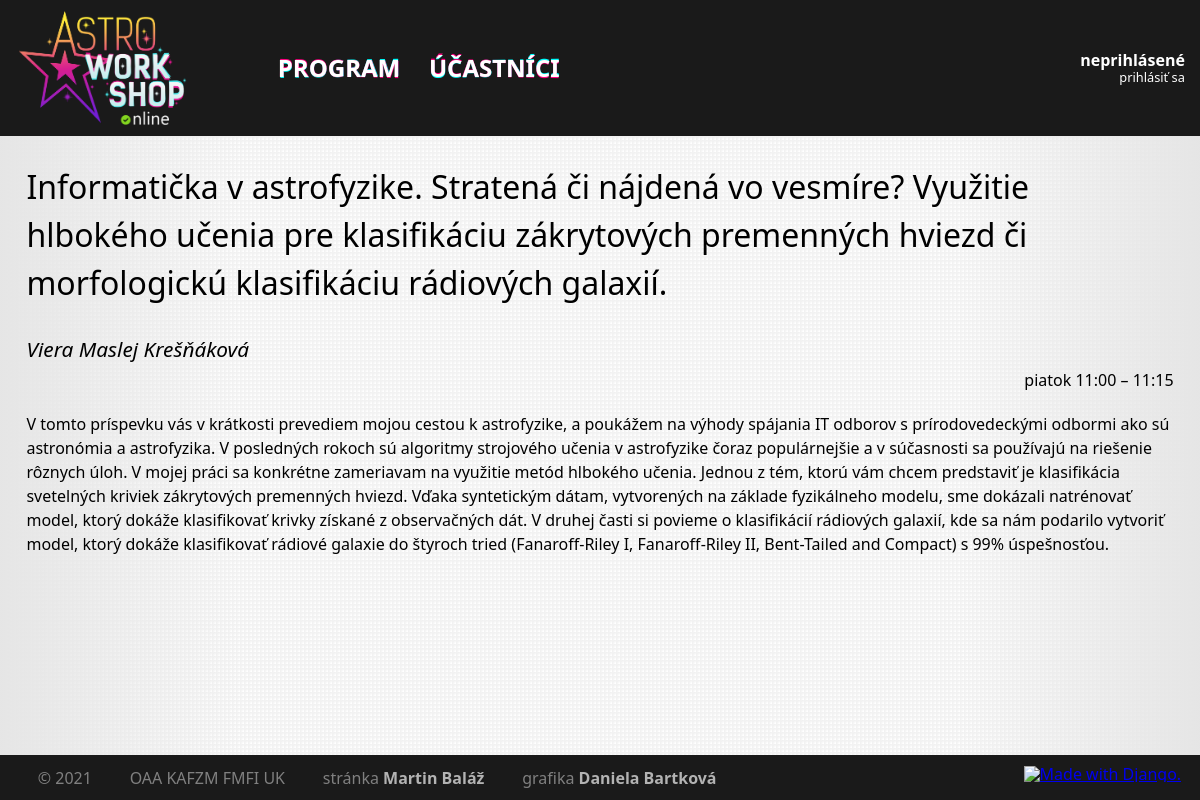
The page /talk/10/ on the database as committed earlier.
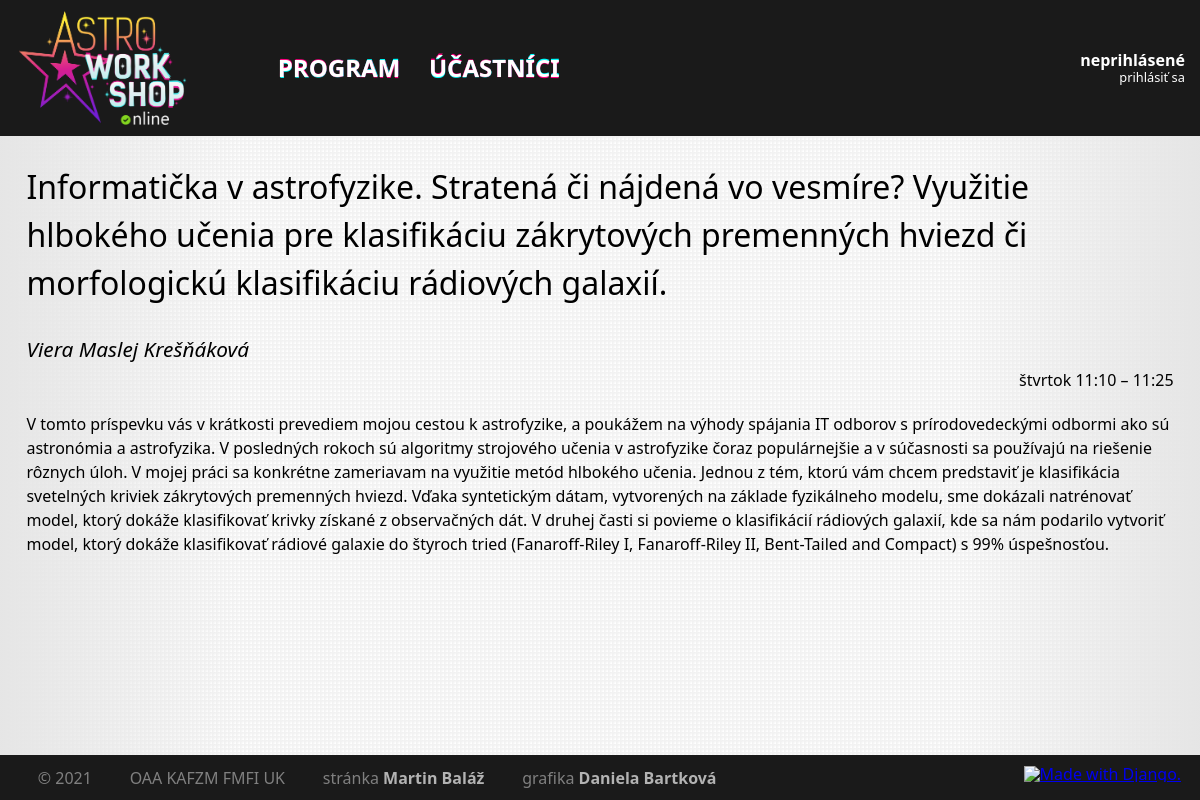
The same page on the database as committed later.
### core/models/slot.py (models this page shows, shortened)
class Slot(models.Model):
    class Meta:
        ordering = ['start', 'duration']
    objects = SlotQuerySet.as_manager()
    CATEGORY_TALK = 'T'
    CATEGORY_WORKSHOP = 'W'
    CATEGORY_MEAL = 'M'
    CATEGORY_OTHER = 'O'
    CATEGORIES = [
        (CATEGORY_TALK, 'Prednáška'),
        (CATEGORY_WORKSHOP, 'Workshop'),
        (CATEGORY_MEAL, 'Jedlo'),
        (CATEGORY_OTHER, 'Ostatné'),
    ]
    title = models.CharField(blank=True, max_length=256)
    abstract = models.TextField(blank=True, max_length=4096)
    start = models.DateTimeField(null=True, blank=True)
    duration = models.PositiveIntegerField(null=False)
    note = models.CharField(blank=True, max_length=256)
    person = models.ManyToManyField('Participant', related_name='people', blank=True)
    event = models.ForeignKey('Event', null=True, blank=True, on_delete=models.CASCADE)
    category = models.CharField(max_length=1, choices=CATEGORIES, default=CATEGORY_TALK)

### core/models/participant.py (models this page shows)
class Participant(AbstractUser):
    class Meta:
        ordering = ['last_name', 'first_name']
    affiliations = models.ManyToManyField(
        'Institute',
        through='Affiliation'
    )
    participations = models.ManyToManyField(
        'Event',
        through='Participation',
        related_name = 'participants'
    )
    about = models.TextField(blank=True)
    def __str__(self):
        return f"{self.first_name} {self.last_name}"

### core/views/talks.py (the view)
# urls.py: path('talk/<int:id>/', talks.SlotView.as_view(), name='slot'),
class SlotView(django.views.generic.DetailView):
    model = Slot
    context_object_name = 'slot'
    template_name = 'core/slot.html'
    slug_field = 'id'
    slug_url_kwarg = 'id'
    def get_queryset(self):
        return self.model.objects.with_people().order_by('person__last_name')

### core/models/slot.py (called while the page is built)
    def with_people(self):
        return self.prefetch_related(
            Prefetch('person', to_attr='people')
        ).annotate(
            people_count=Count('person')
        )

### core/templatetags/astro.py (called while the page is built)
@register.filter(name='add_minutes')
def add_minutes(base, value):
    return base + datetime.timedelta(minutes=value)

### core/templates/core/slot.html (shortened to what this page needs)
{% extends 'core/base.html' %}
{% load astro %}
{% block page %}
    <h2>
        {{ slot.title }}
    </h2>
    <div class="authortime">
        <span class="author">
            {% if slot.people_count == 0 %}
            {% elif slot.people_count == 1 %}
                {{ slot.people.0 }}
            {% else %}
                {% regroup slot.people by affiliation as affiliated %}
                {% for aff, person in affiliated %}
                    {{ aff|default:"" }}
                {% endfor %}
            {% endif %}
        </span>
        <span class="time">
            {{ slot.start|date:"l H:i" }}
            {% if slot.start and slot.duration > 0 %}
                &ndash;&nbsp;{{ slot.start|add_minutes:slot.duration|time:"H:i" }}
            {% endif %}
        </span>
    </div>
    <p>
        {{ slot.abstract }}
    </p>
{% endblock %}

Rows that differ between the two databases and show on the page:
changed Slot "Viera Maslej Krešňáková": start "piatok 11:00" → "štvrtok 11:10"; start|add_minutes "11:15" → "11:25"
